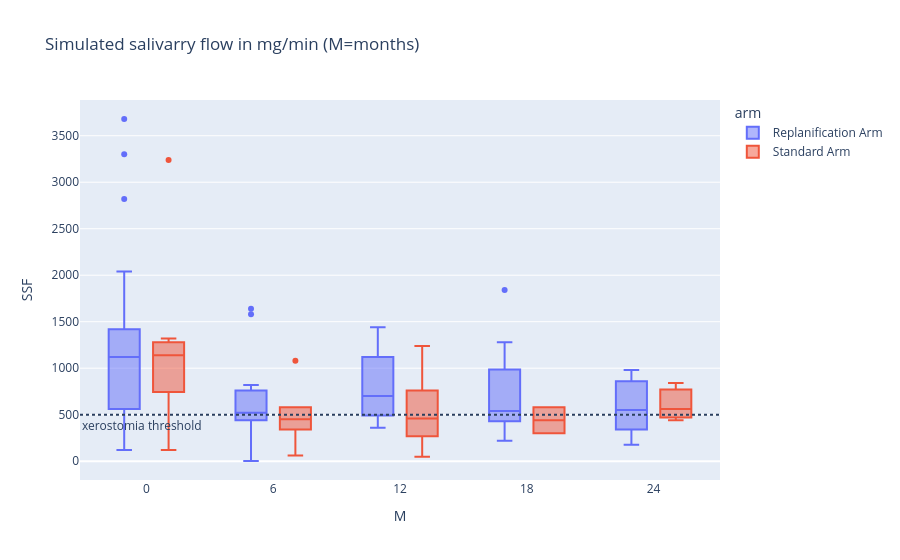

The notebook cell saved with this chart:
### Code cell
import plotly.express as px

fig = px.box(df, x="M", y="SSF", color="arm", title="Simulated salivarry flow in mg/min (M=months)")
fig.add_hline(y=500, line_dash="dot",
              annotation_text="xerostomia threshold", 
              annotation_position="bottom left")
fig.show()

### Figure 1 — Plotly figure (JSON) as saved in the notebook; plotly's stock layout.template omitted (floating-point values rounded to 4 significant figures)
{"data": [{"alignmentgroup": "True", "hovertemplate": "arm=Replanification Arm<br>M=%{x}<br>SSF=%{y}<extra></extra>", "legendgroup": "Replanification Arm", "marker": {"color": "#636efa"}, "name": "Replanification Arm", "notched": false, "offsetgroup": "Replanification Arm", "orientation": "v", "showlegend": true, "type": "box", "x": [0, 6, 12, 18, 24, 0, 6, 12, 18, 24, 6, 12, 0, 0, 18, 24, 0, 6, 12, 18, 24, 0, 0, 0, 0, 0, 6, 12, 18, 0, 0, 6, 12, 18, 24, 0, 6, 12, 18, 24, 0, 6, 12, 18, 24, 0, 6, 12, 18, 24, 0, 6, 12, 24, 0, 6, 18, 24, 0, 6, 12, 18, 0, 6, 0, 6, 12, 18, 24], "x0": " ", "xaxis": "x", "y": [2820.0, 1580.0, 1440.0, 1280.0, 980.0, 1400.0, 440.0, 660.0, 780.0, 760.0, 760.0, 1300.0, 2040.0, 160.0, 220.0, 340.0, 540.0, 740.0, 1080.0, 540.0, 176.0, 1160.0, 360.0, 620.0, 120.0, 1100.0, 480.0, 360.0, 520.0, 3680.0, 1440.0, 520.0, 500.0, 400.0, 580.0, 3300.0, 820.0, 920.0, 1000.0, 860.0, 680.0, 620.0, 740.0, NaN, NaN, 580.0, 1640.0, 1160.0, 1840.0, 860.0, 1260.0, 120.0, 520.0, 520.0, 860.0, 520.0, 940.0, 440.0, 1280.0, 460.0, 480.0, 520.0, 520.0, 2.0, 1140.0, 340.0, 420.0, 280.0, 180.0], "y0": " ", "yaxis": "y"}, {"alignmentgroup": "True", "hovertemplate": "arm=Standard Arm<br>M=%{x}<br>SSF=%{y}<extra></extra>", "legendgroup": "Standard Arm", "marker": {"color": "#EF553B"}, "name": "Standard Arm", "notched": false, "offsetgroup": "Standard Arm", "orientation": "v", "showlegend": true, "type": "box", "x": [0, 6, 12, 0, 6, 0, 6, 12, 24, 0, 6, 12, 0, 6, 12, 18, 24, 0, 6, 12, 18, 24, 0, 6], "x0": " ", "xaxis": "x", "y": [1140.0, 440.0, 48.0, 120.0, NaN, 680.0, 340.0, 600.0, 560.0, 3240.0, 1080.0, 1240.0, 1160.0, 460.0, 340.0, 580.0, 840.0, 940.0, 580.0, 460.0, 300.0, 440.0, 1320.0, 60.0], "y0": " ", "yaxis": "y"}], "layout": {"annotations": [{"showarrow": false, "text": "xerostomia threshold", "x": 0, "xanchor": "left", "xref": "x domain", "y": 500, "yanchor": "top", "yref": "y"}], "boxmode": "group", "legend": {"title": {"text": "arm"}, "tracegroupgap": 0}, "shapes": [{"line": {"dash": "dot"}, "type": "line", "x0": 0, "x1": 1, "xref": "x domain", "y0": 500, "y1": 500, "yref": "y"}], "title": {"text": "Simulated salivarry flow in mg/min (M=months)"}, "xaxis": {"anchor": "y", "domain": [0, 1], "title": {"text": "M"}}, "yaxis": {"anchor": "x", "domain": [0, 1], "title": {"text": "SSF"}}}}
